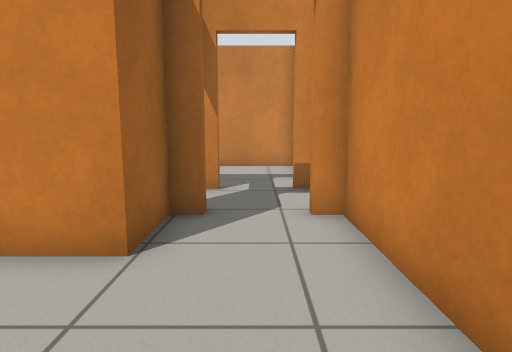
view 1 (above)

16 first-person views from a walk through a robot-simulator world made for Gazebo. The camera is 0.79 m above the floor, tilts 8° down and sees 75° across. The floor is counted in squares, 0.5 m on a side. Each view is taken from the middle of a square. On the plan, view 1 faces up. The plan holds only what a view shows up to about 16 squares ahead; the rest is blank.

view 2
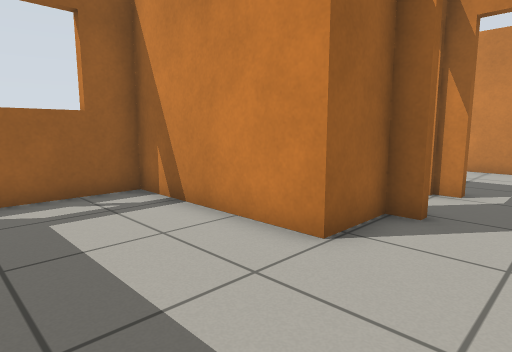

view 3
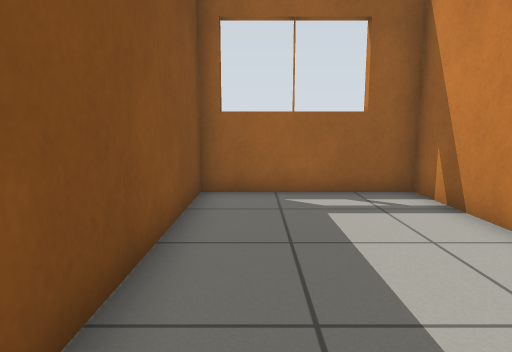

view 4
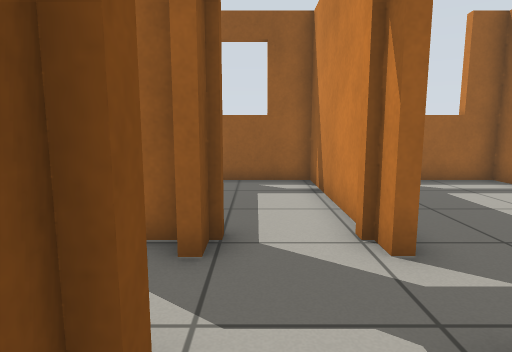

view 5
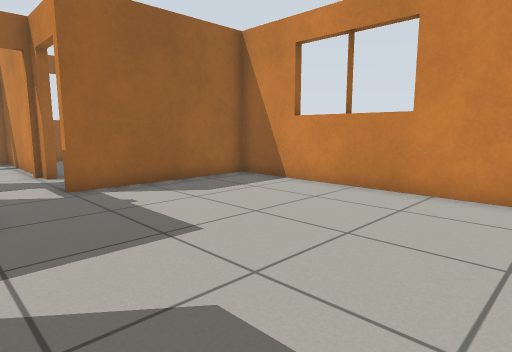

view 6
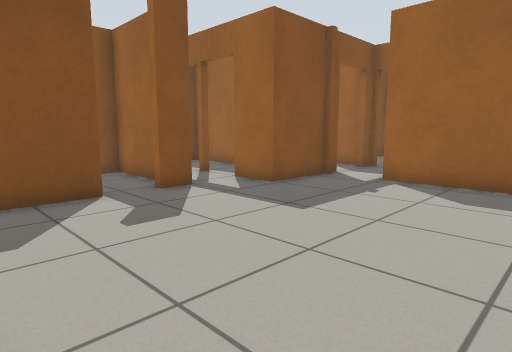

view 7
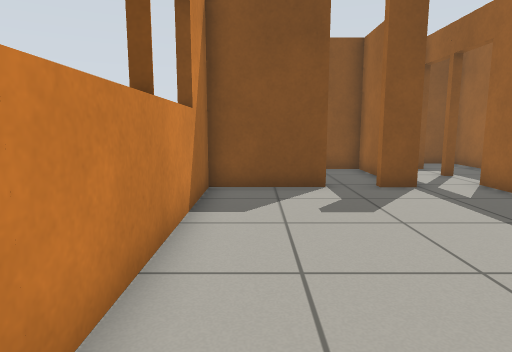

view 8
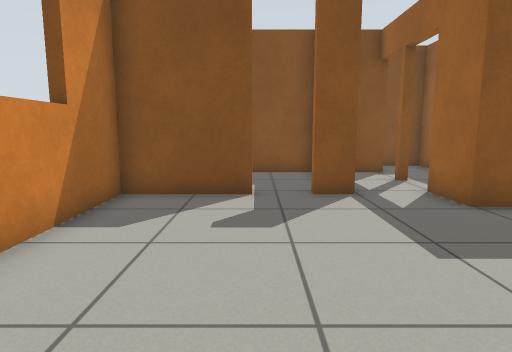

view 9
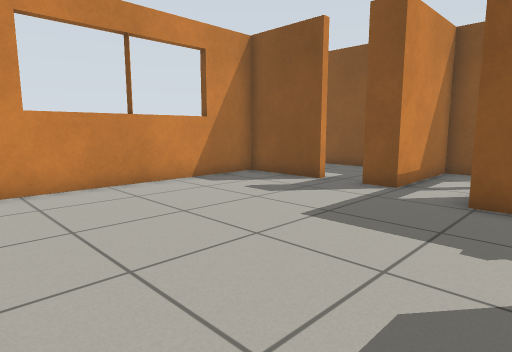

view 10
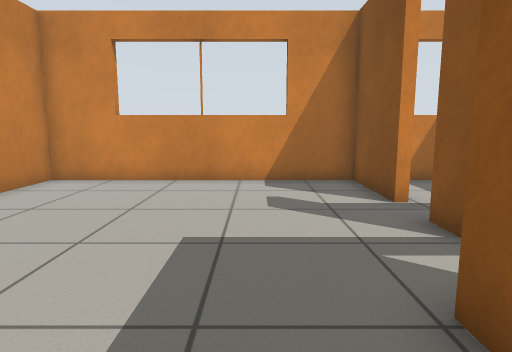

view 11
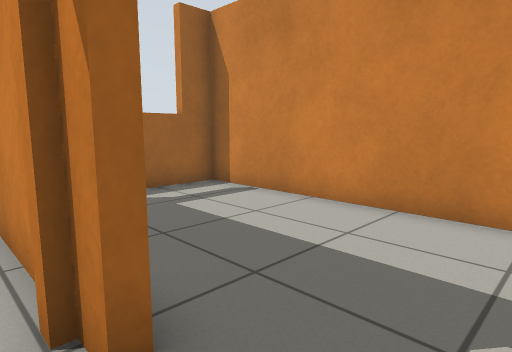

view 12
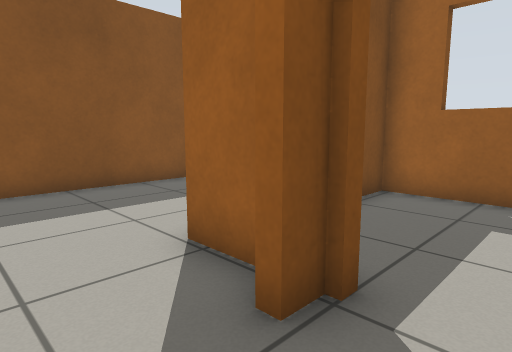

view 13
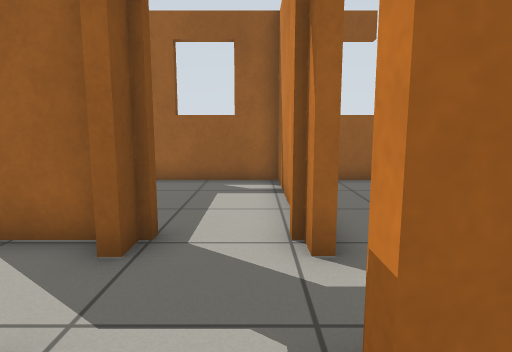

view 14
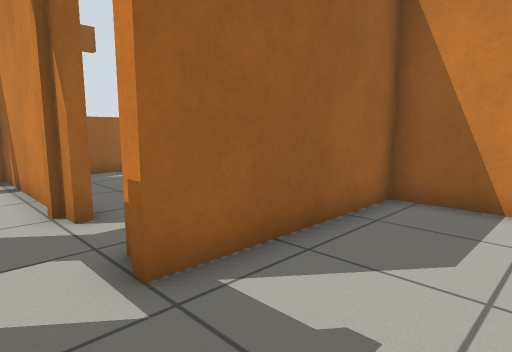

view 15
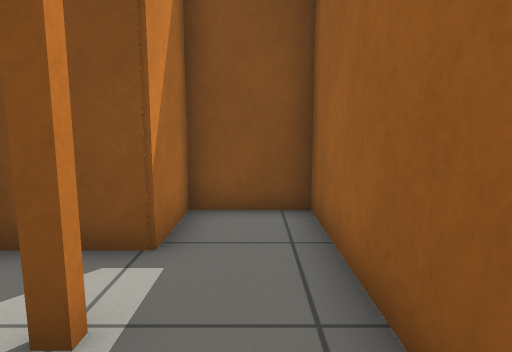

view 16
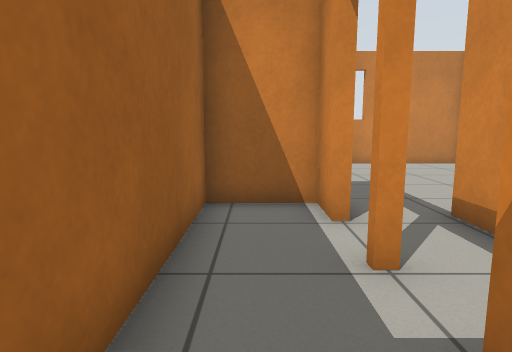

### Floor plan
Ten units are one square. View 1 is at (0, 0); x grows to the right and y downward. Boxes are objects, and circles mark ways between rooms. Rooms are numbered by the first view taken in them; rooms with no view inside come last. Other rooms are left out.
<svg viewBox="-78 -149 206 168">
<path fill="none" stroke="#000" d="M16 -19 16 -60 10 -60M-9 -60 -16 -60 -16 -40 -73 -40 -73 14 -1 14M90 -50 123 -50 123 -144 19 -144 19 -85 15 -85M15 -87 10 -87M19 -63 46 -63 46 -45M15 -65 20 -65M-9 -87 -16 -87M-16 -63 -9 -63M43 -8 66 -8 66 -50 76 -50M43 -45 43 -60 19 -60 19 14 43 14 43 -8M16 -144 -73 -144 -73 -105M-24 -87 -73 -87 -73 -43 -61 -43M123 -24 123 -32M76 -50 76 -46M69 -35 69 -8 117 -8"/>
<circle cx="0" cy="-60" r="3" fill="#2a7"/>
<circle cx="43" cy="-27" r="3" fill="#2a7"/>
<circle cx="0" cy="-90" r="3" fill="#2a7"/>
<circle cx="-20" cy="-75" r="3" fill="#2a7"/>
<circle cx="85" cy="-50" r="3" fill="#2a7"/>
<text x="-30" y="-10">1</text>
<text x="70" y="-100">2</text>
<text x="30" y="-20">3</text>
<text x="-30" y="-120">4</text>
<text x="-50" y="-70">5</text>
<text x="100" y="-30">6</text>
</svg>
Room 1 opens to room 2. Room 2 opens to room 3. Room 2 opens to room 4. Room 2 opens to room 5. Room 2 opens to room 6.

Where each view was taken, in squares from view 1:
view 1: 0 up, 0 right, facing up
view 2: 0 up, 1 right, facing up-left
view 3: 0 up, 1 right, facing left
view 4: 7 up, 3 right, facing left
view 5: 6 up, 11 right, facing up-left
view 6: 13 up, 12 right, facing down-left
view 7: 14 up, 11 right, facing down
view 8: 13 up, 9 right, facing down
view 9: 14 up, 3 right, facing down-right
view 10: 8 up, 2 right, facing right
view 11: 8 up, 1 right, facing up-left
view 12: 8 up, 1 right, facing down-left
view 13: 8 up, 3 right, facing left
view 14: 7 up, 5 right, facing up-left
view 15: 5 up, 3 right, facing down
view 16: 1 down, 3 right, facing up
